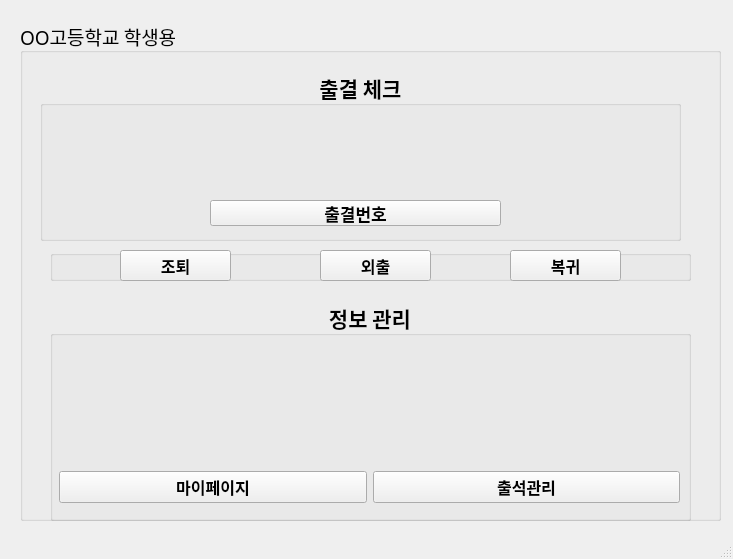
<?xml version="1.0" encoding="UTF-8"?>
<ui version="4.0">
 <class>MainWindow</class>
 <widget class="QMainWindow" name="MainWindow">
  <property name="geometry">
   <rect>
    <x>0</x>
    <y>0</y>
    <width>733</width>
    <height>559</height>
   </rect>
  </property>
  <property name="font">
   <font>
    <family>D2Coding</family>
    <pointsize>14</pointsize>
    <weight>75</weight>
    <bold>true</bold>
   </font>
  </property>
  <property name="windowTitle">
   <string>OO고등학교 출결관리앱</string>
  </property>
  <property name="animated">
   <bool>false</bool>
  </property>
  <widget class="QWidget" name="centralwidget">
   <widget class="QWidget" name="verticalLayoutWidget">
    <property name="geometry">
     <rect>
      <x>20</x>
      <y>20</y>
      <width>701</width>
      <height>501</height>
     </rect>
    </property>
    <layout class="QVBoxLayout" name="verticalLayout">
     <item>
      <layout class="QHBoxLayout" name="horizontalLayout">
       <item>
        <widget class="QGroupBox" name="groupBox">
         <property name="font">
          <font>
           <weight>50</weight>
           <bold>false</bold>
          </font>
         </property>
         <property name="contextMenuPolicy">
          <enum>Qt::CustomContextMenu</enum>
         </property>
         <property name="layoutDirection">
          <enum>Qt::LeftToRight</enum>
         </property>
         <property name="autoFillBackground">
          <bool>false</bool>
         </property>
         <property name="title">
          <string>OO고등학교 학생용</string>
         </property>
         <property name="alignment">
          <set>Qt::AlignLeading|Qt::AlignLeft|Qt::AlignVCenter</set>
         </property>
         <property name="flat">
          <bool>false</bool>
         </property>
         <property name="checkable">
          <bool>false</bool>
         </property>
         <widget class="QGroupBox" name="groupBox_2">
          <property name="geometry">
           <rect>
            <x>20</x>
            <y>50</y>
            <width>641</width>
            <height>171</height>
           </rect>
          </property>
          <property name="font">
           <font>
            <pointsize>16</pointsize>
            <weight>75</weight>
            <bold>true</bold>
           </font>
          </property>
          <property name="title">
           <string>출결 체크</string>
          </property>
          <property name="alignment">
           <set>Qt::AlignCenter</set>
          </property>
          <property name="flat">
           <bool>false</bool>
          </property>
          <property name="checkable">
           <bool>false</bool>
          </property>
          <widget class="QWidget" name="horizontalLayoutWidget_3">
           <property name="geometry">
            <rect>
             <x>170</x>
             <y>30</y>
             <width>291</width>
             <height>91</height>
            </rect>
           </property>
           <layout class="QHBoxLayout" name="horizontalLayout_3"/>
          </widget>
          <widget class="QPushButton" name="pushButton_2">
           <property name="geometry">
            <rect>
             <x>170</x>
             <y>130</y>
             <width>291</width>
             <height>26</height>
            </rect>
           </property>
           <property name="font">
            <font>
             <pointsize>13</pointsize>
             <weight>75</weight>
             <bold>true</bold>
            </font>
           </property>
           <property name="text">
            <string>출결번호</string>
           </property>
          </widget>
          <widget class="QLabel" name="label_2">
           <property name="geometry">
            <rect>
             <x>170</x>
             <y>30</y>
             <width>289</width>
             <height>89</height>
            </rect>
           </property>
           <property name="text">
            <string/>
           </property>
           <property name="pixmap">
            <pixmap>../image/다운로드 (6).png</pixmap>
           </property>
           <property name="alignment">
            <set>Qt::AlignCenter</set>
           </property>
          </widget>
         </widget>
         <widget class="QGroupBox" name="groupBox_3">
          <property name="geometry">
           <rect>
            <x>30</x>
            <y>230</y>
            <width>641</width>
            <height>31</height>
           </rect>
          </property>
          <property name="title">
           <string/>
          </property>
          <widget class="QPushButton" name="pushButton_3">
           <property name="geometry">
            <rect>
             <x>70</x>
             <y>0</y>
             <width>111</width>
             <height>31</height>
            </rect>
           </property>
           <property name="font">
            <font>
             <pointsize>12</pointsize>
             <weight>75</weight>
             <bold>true</bold>
            </font>
           </property>
           <property name="text">
            <string>조퇴</string>
           </property>
          </widget>
          <widget class="QPushButton" name="pushButton_4">
           <property name="geometry">
            <rect>
             <x>270</x>
             <y>0</y>
             <width>111</width>
             <height>31</height>
            </rect>
           </property>
           <property name="font">
            <font>
             <pointsize>12</pointsize>
             <weight>75</weight>
             <bold>true</bold>
            </font>
           </property>
           <property name="text">
            <string>외출</string>
           </property>
          </widget>
          <widget class="QPushButton" name="pushButton_5">
           <property name="geometry">
            <rect>
             <x>460</x>
             <y>0</y>
             <width>111</width>
             <height>31</height>
            </rect>
           </property>
           <property name="font">
            <font>
             <pointsize>12</pointsize>
             <weight>75</weight>
             <bold>true</bold>
            </font>
           </property>
           <property name="text">
            <string>복귀</string>
           </property>
          </widget>
         </widget>
         <widget class="QGroupBox" name="groupBox_4">
          <property name="geometry">
           <rect>
            <x>30</x>
            <y>280</y>
            <width>641</width>
            <height>221</height>
           </rect>
          </property>
          <property name="font">
           <font>
            <pointsize>16</pointsize>
            <weight>75</weight>
            <bold>true</bold>
           </font>
          </property>
          <property name="title">
           <string>정보 관리</string>
          </property>
          <property name="alignment">
           <set>Qt::AlignCenter</set>
          </property>
          <widget class="QWidget" name="horizontalLayoutWidget">
           <property name="geometry">
            <rect>
             <x>9</x>
             <y>39</y>
             <width>621</width>
             <height>131</height>
            </rect>
           </property>
           <layout class="QHBoxLayout" name="horizontalLayout_4">
            <item>
             <widget class="QLabel" name="label_3">
              <property name="text">
               <string/>
              </property>
              <property name="pixmap">
               <pixmap>../image/4543148.png</pixmap>
              </property>
              <property name="alignment">
               <set>Qt::AlignCenter</set>
              </property>
             </widget>
            </item>
            <item>
             <widget class="QLabel" name="label_5">
              <property name="text">
               <string/>
              </property>
              <property name="pixmap">
               <pixmap>../../../Users/Admin/Downloads/attendance (2).png</pixmap>
              </property>
              <property name="alignment">
               <set>Qt::AlignCenter</set>
              </property>
             </widget>
            </item>
           </layout>
          </widget>
          <widget class="QWidget" name="horizontalLayoutWidget_4">
           <property name="geometry">
            <rect>
             <x>9</x>
             <y>170</y>
             <width>621</width>
             <height>34</height>
            </rect>
           </property>
           <layout class="QHBoxLayout" name="horizontalLayout_5">
            <item>
             <widget class="QPushButton" name="pushButton_8">
              <property name="font">
               <font>
                <pointsize>12</pointsize>
               </font>
              </property>
              <property name="text">
               <string>마이페이지</string>
              </property>
             </widget>
            </item>
            <item>
             <widget class="QPushButton" name="pushButton_6">
              <property name="font">
               <font>
                <pointsize>12</pointsize>
               </font>
              </property>
              <property name="text">
               <string>출석관리</string>
              </property>
             </widget>
            </item>
           </layout>
          </widget>
         </widget>
        </widget>
       </item>
      </layout>
     </item>
    </layout>
   </widget>
  </widget>
  <widget class="QStatusBar" name="statusbar"/>
 </widget>
 <resources/>
 <connections/>
</ui>
